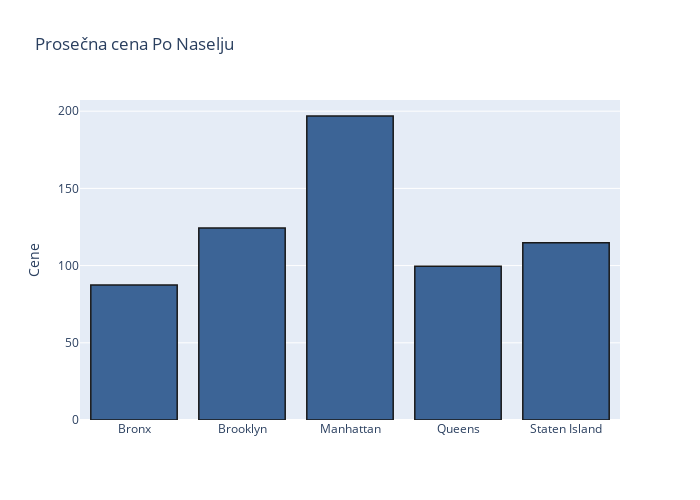

Notebook code cell kept with this figure:
### Code cell
import plotly.graph_objs as go

srednje_cene_po_naselju = ny_df.groupby('neighbourhood_group')['price'].mean()

x_values = srednje_cene_po_naselju.index
y_values = srednje_cene_po_naselju.values

data = [{
    'type': 'bar',
    'x': x_values,
    'y': y_values,
    'marker': {
        'color': 'rgb(60, 100, 150)',
        'line': {'width': 1.5, 'color': 'rgb(25, 25, 25)'}
    },
}]

my_layout = {
    'title': 'Prosečna cena Po Naselju',
    'yaxis': {'title': 'Cene'},
    'width': 700,
    'height': 500,
}

fig = go.Figure(data=data, layout=my_layout)
fig.show()

### Figure 1 — Plotly figure (JSON) as saved in the notebook; plotly's stock layout.template omitted (floating-point values rounded to 4 significant figures)
{"data": [{"marker": {"color": "rgb(60, 100, 150)", "line": {"color": "rgb(25, 25, 25)", "width": 1.5}}, "type": "bar", "x": ["Bronx", "Brooklyn", "Manhattan", "Queens", "Staten Island"], "y": [87.5, 124.4, 196.9, 99.52, 114.8]}], "layout": {"height": 500, "title": {"text": "Prosečna cena Po Naselju"}, "width": 700, "xaxis": {"autorange": true, "range": [-0.5, 4.5], "type": "category"}, "yaxis": {"autorange": true, "range": [0, 207.2], "title": {"text": "Cene"}, "type": "linear"}}}
